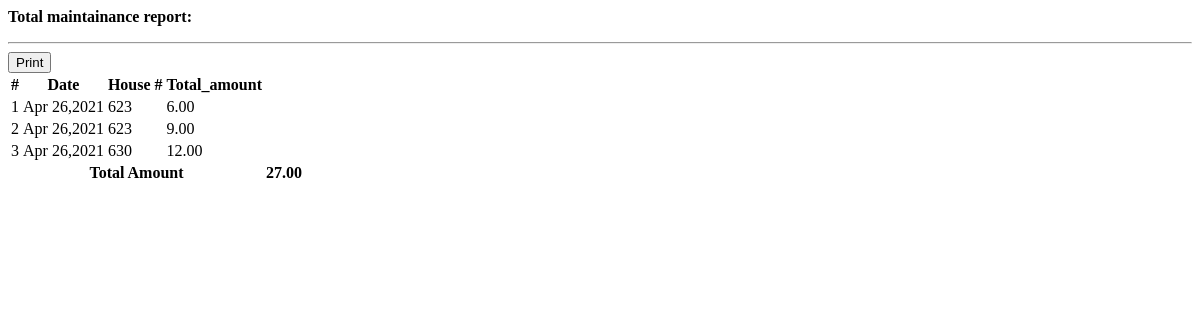
The page /maintain_report.php on the database as committed earlier.
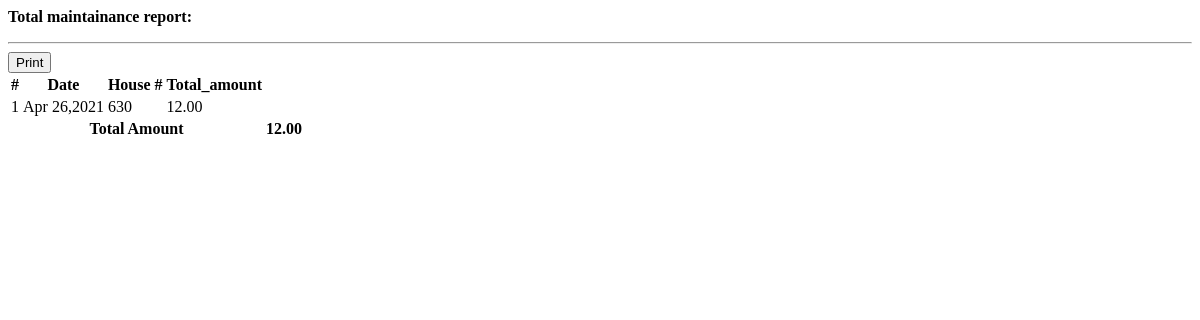
The same page on the database as committed later.
### tables this page shows
CREATE TABLE IF NOT EXISTS `maintains` (
  `id` int(30) NOT NULL AUTO_INCREMENT,
  `house_no` varchar(50) NOT NULL,
  `electricity` varchar(100) NOT NULL,
  `e_price` double NOT NULL,
  `furniture` varchar(100) NOT NULL,
  `f_price` double NOT NULL,
  `drainage` varchar(100) NOT NULL,
  `d_price` double NOT NULL,
  `date_created` datetime NOT NULL DEFAULT CURRENT_TIMESTAMP,
  PRIMARY KEY (`id`)
);

### maintain_report.php (the view, shortened to what this page needs)
<?php include 'db_connect.php' ?>
<div class="container-fluid">
	<div class="col-lg-12">
		<div class="card">
			<div class="card-body">
				<div class="col-md-12">
					<form id="filter-report">
                        <div class="row form-group">
							<b>Total maintainance report:</b>
						</div>
					</form>
					<hr>
						<div class="row">
							<div class="col-md-12 mb-2">
							<button class="btn btn-sm btn-block btn-success col-md-2 ml-1 float-right" type="button" id="print"><i class="fa fa-print"></i> Print</button>
							</div>
						</div>
					<div id="report">
						<div class="row">
							<table class="table table-bordered">
								<thead>
									<tr>
										<th>#</th>
										<th>Date</th>
										<th>House #</th>
										<th>Total_amount</th>
									</tr>
								</thead>
								<tbody>
									<?php
									$i = 1;
                                    $tamount5 = 0;
									$payments  = $conn->query("SELECT * from maintains");
                                    if($payments->num_rows > 0 ):
									while($row=$payments->fetch_assoc()):
                                        $tamount4 = $row['e_price']+$row['f_price']+$row['d_price'];
                                        $tamount5 += $row['e_price']+$row['f_price']+$row['d_price'];
									?>
									<tr>
										<td><?php echo $i++ ?></td>
										<td><?php echo date('M d,Y',strtotime($row['date_created'])) ?></td>
										<td><?php echo $row['house_no'] ?></td>
                                        <td class="text-right"><?php echo number_format($tamount4,2) ?></td>
									</tr>
								<?php endwhile; ?>
								<?php else: ?>
									<tr>
										<th colspan="6"><center>No Data.</center></th>
									</tr>
								<?php endif; ?>
								</tbody>
								<tfoot>
									<tr>
										<th colspan="5">Total Amount</th>
										<th class='text-right'><?php echo number_format($tamount5,2) ?></th>
									</tr>
								</tfoot>
							</table>
						</div>
					</div>
				</div>
			</div>
		</div>
	</div>
</div>

Rows that differ between the two databases and show on the page:
removed maintains: date_created "Apr 26,2021", house_no "623", tamount4 "6.00"
removed maintains: date_created "Apr 26,2021", house_no "623", tamount4 "9.00"
Other text that changed with them:
$tamount5: "27.00" → "12.00"
